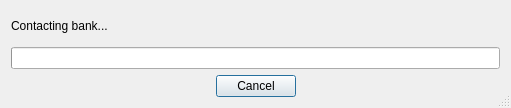
<?xml version="1.0" encoding="UTF-8"?>
<ui version="4.0">
 <class>KOfxDirectConnectDlgDecl</class>
 <widget class="QDialog" name="KOfxDirectConnectDlgDecl">
  <property name="geometry">
   <rect>
    <x>0</x>
    <y>0</y>
    <width>511</width>
    <height>108</height>
   </rect>
  </property>
  <property name="windowTitle">
   <string>OFX Direct Connect</string>
  </property>
  <property name="sizeGripEnabled">
   <bool>true</bool>
  </property>
  <layout class="QVBoxLayout">
   <item>
    <widget class="QLabel" name="textLabel1">
     <property name="text">
      <string>Contacting bank...</string>
     </property>
     <property name="wordWrap">
      <bool>false</bool>
     </property>
    </widget>
   </item>
   <item>
    <widget class="QProgressBar" name="kProgress1"/>
   </item>
   <item>
    <widget class="QDialogButtonBox" name="buttonBox">
     <property name="standardButtons">
      <set>QDialogButtonBox::Cancel</set>
     </property>
     <property name="centerButtons">
      <bool>true</bool>
     </property>
    </widget>
   </item>
  </layout>
 </widget>
 <layoutdefault spacing="6" margin="11"/>
 <resources/>
 <connections>
  <connection>
   <sender>buttonBox</sender>
   <signal>rejected()</signal>
   <receiver>KOfxDirectConnectDlgDecl</receiver>
   <slot>reject()</slot>
   <hints>
    <hint type="sourcelabel">
     <x>175</x>
     <y>92</y>
    </hint>
    <hint type="destinationlabel">
     <x>101</x>
     <y>103</y>
    </hint>
   </hints>
  </connection>
 </connections>
</ui>
